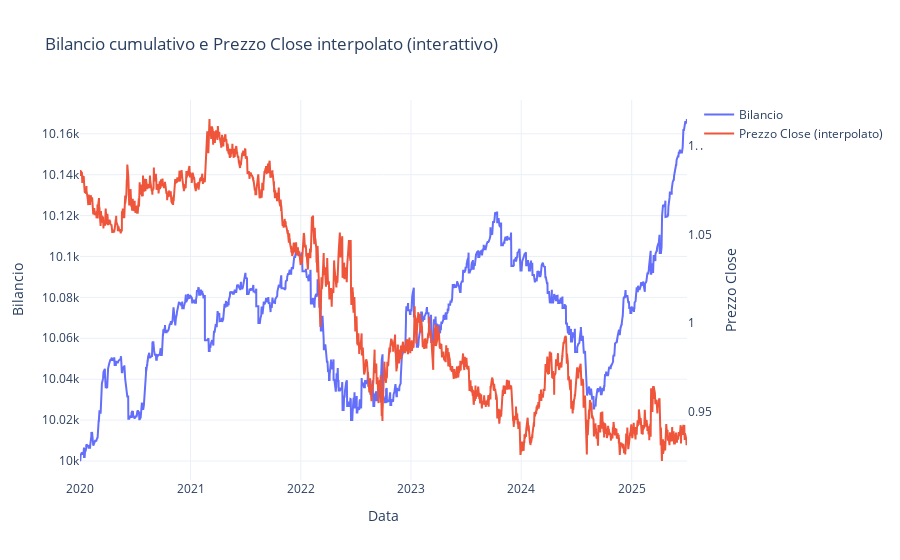

Here is the notebook cell this chart was saved with:
### Markdown cell above
## Interpretazione del grafico di autocorrelazione
L’autocorrelazione del bilancio mostra come i valori futuri del bilancio siano correlati con i valori passati. Dal grafico ottenuto:
- L’autocorrelazione è molto alta per i primi lag (vicino a 1), il che è normale per una serie cumulativa come il bilancio: ogni valore dipende fortemente dal precedente.
- L’autocorrelazione scende rapidamente e oscilla intorno allo zero per lag più alti, con alcune oscillazioni positive e negative.
- Le bande tratteggiate rappresentano l’intervallo di confidenza: dove la linea blu esce da queste bande, l’autocorrelazione è statisticamente significativa.
**Interpretazione pratica:**
- Il bilancio della strategia non mostra autocorrelazione significativa a lag elevati, quindi non ci sono pattern di dipendenza a lungo termine evidenti.
- L’alta autocorrelazione iniziale è tipica di una serie cumulativa e non indica necessariamente inefficienze o pattern sfruttabili.
- Se la linea blu restasse fuori dalle bande per molti lag, potrebbe indicare pattern o problemi strutturali nella strategia.
In sintesi: il bilancio segue un comportamento atteso per una equity line di trading, senza evidenti autocorrelazioni anomale a lungo termine. Se vuoi analizzare la serie dei rendimenti (differenze giornaliere), potresti trovare informazioni più utili sulla dipendenza temporale della strategia.

### Code cell
# Plot interattivo del bilancio e del prezzo close (prezzo interpolato sui timestamp del bilancio)
import plotly.graph_objects as go
import pandas as pd

# Per il bilancio: <DATE> contiene già data e ora, convertilo in datetime
df['DATETIME'] = pd.to_datetime(df['<DATE>'], format='%Y.%m.%d %H:%M', errors='coerce')

# Per i prezzi: unisci <DATE> e <TIME> e converti in datetime
df_price = pd.read_csv('EURCHF BARS 30m.csv', sep='\t')
df_price['DATETIME'] = pd.to_datetime(df_price['<DATE>'] + ' ' + df_price['<TIME>'], format='%Y.%m.%d %H:%M:%S', errors='coerce')

# Imposta l'indice per interpolare
df_price = df_price.set_index('DATETIME')
df_interp = df.set_index('DATETIME').copy()
df_interp['CLOSE_interp'] = df_price['<CLOSE>'].reindex(df_interp.index, method='ffill')

fig = go.Figure()
fig.add_trace(go.Scatter(x=df_interp.index, y=df_interp['<BALANCE>'], mode='lines', name='Bilancio'))
fig.add_trace(go.Scatter(x=df_interp.index, y=df_interp['CLOSE_interp'], mode='lines', name='Prezzo Close (interpolato)', yaxis='y2'))
fig.update_layout(
    title='Bilancio cumulativo e Prezzo Close interpolato (interattivo)',
    xaxis_title='Data',
    yaxis=dict(title='Bilancio'),
    yaxis2=dict(title='Prezzo Close', overlaying='y', side='right', showgrid=False),
    template='plotly_white'
    )
fig.show()

### Figure 1 — Plotly figure (JSON) as saved in the notebook; plotly's stock layout.template omitted (floating-point values rounded to 4 significant figures; data arrays with more than 128 entries replaced by an {"elided": "..."} marker saying what was removed)
{"data": [{"mode": "lines", "name": "Bilancio", "type": "scatter", "x": {"elided": "2967 str values"}, "y": {"elided": "2967 float values"}}, {"mode": "lines", "name": "Prezzo Close (interpolato)", "type": "scatter", "x": {"elided": "2967 str values"}, "y": {"elided": "2967 float values"}, "yaxis": "y2"}], "layout": {"title": {"text": "Bilancio cumulativo e Prezzo Close interpolato (interattivo)"}, "xaxis": {"title": {"text": "Data"}}, "yaxis": {"title": {"text": "Bilancio"}}, "yaxis2": {"overlaying": "y", "showgrid": false, "side": "right", "title": {"text": "Prezzo Close"}}}}
